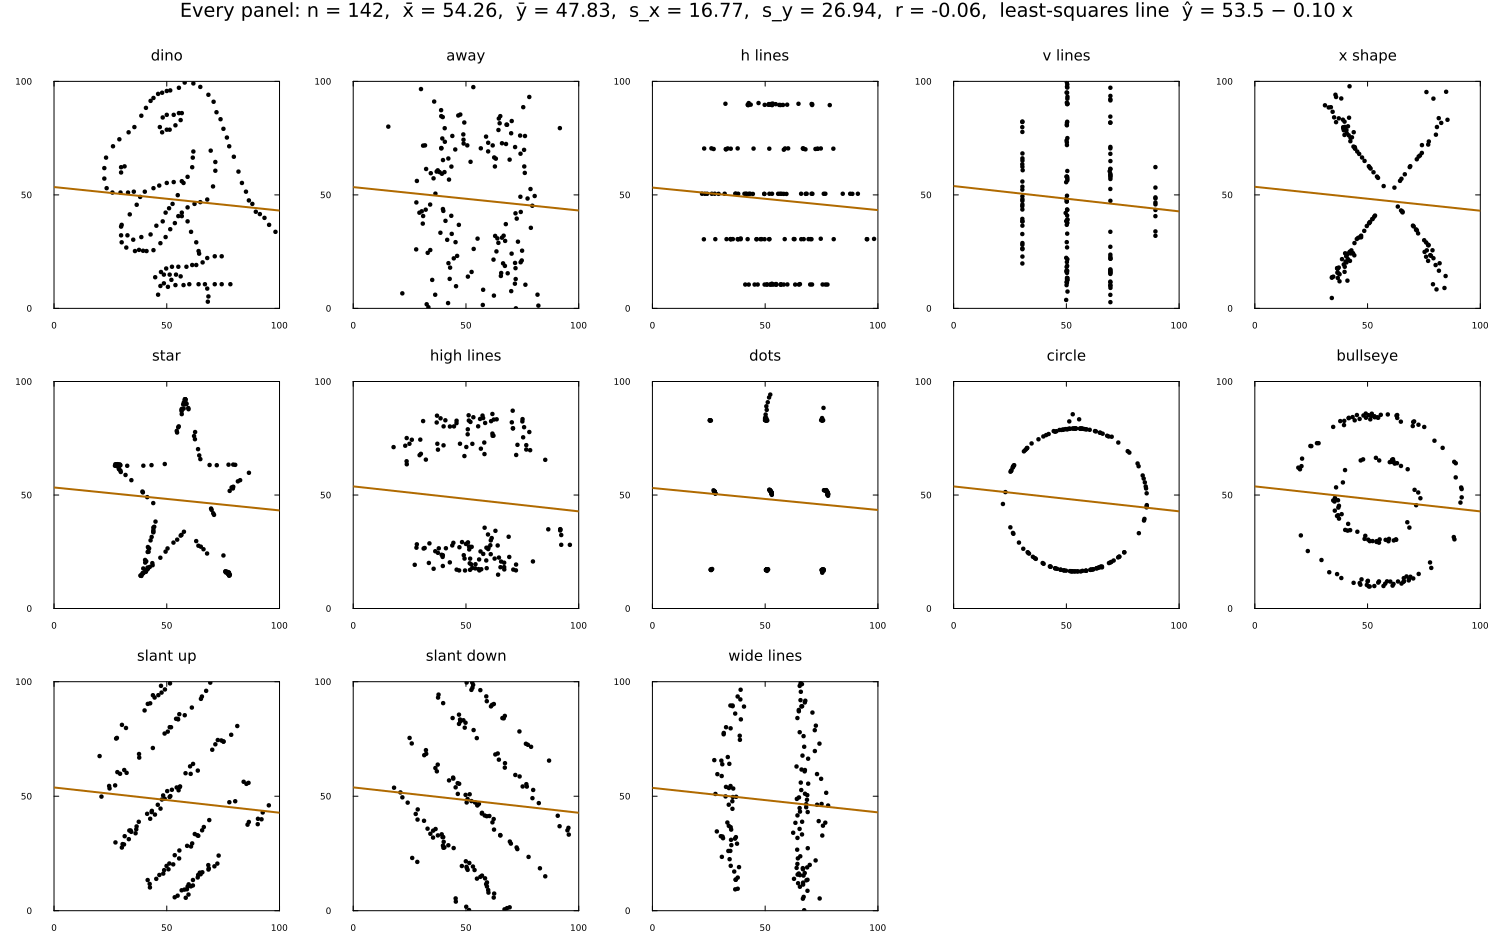

The Julia source for this figure:
# Renders datasaurus-dozen.png: the thirteen Datasaurus Dozen datasets
# (Matejka & Fitzmaurice, CHI 2017, after Alberto Cairo's Datasaurus), each
# with its least-squares line. Every panel has the same x̄, ȳ, s_x, s_y, r, and
# therefore the same fitted line, to two decimals.
#
#   julia datasaurus-dozen.jl          (needs Plots in the default environment)
#
# Data: DatasaurusDozen-Long.tsv from the R datasauRus package (MIT).

using Plots, Statistics, Printf, DelimitedFiles

dir = @__DIR__
raw = readdlm(joinpath(dir, "DatasaurusDozen-Long.tsv"), '\t'; skipstart=1)
names = String.(raw[:, 1]); xs = Float64.(raw[:, 2]); ys = Float64.(raw[:, 3])

order = ["dino", "away", "h_lines", "v_lines", "x_shape",
         "star", "high_lines", "dots", "circle", "bullseye",
         "slant_up", "slant_down", "wide_lines"]
label = Dict("dino" => "dino", "away" => "away", "h_lines" => "h lines", "v_lines" => "v lines",
             "x_shape" => "x shape", "star" => "star", "high_lines" => "high lines", "dots" => "dots",
             "circle" => "circle", "bullseye" => "bullseye", "slant_up" => "slant up",
             "slant_down" => "slant down", "wide_lines" => "wide lines")

function fitline(x, y)                     # a_1 = r s_y / s_x, a_0 = ȳ - a_1 x̄
    a1 = cor(x, y) * std(y) / std(x)
    return mean(y) - a1 * mean(x), a1
end

panels = []
for nm in order
    sel = names .== nm
    x, y = xs[sel], ys[sel]
    a0, a1 = fitline(x, y)
    p = scatter(x, y; ms=2.5, msw=0, color=:black, legend=false,
                xlims=(0, 100), ylims=(0, 100), ticks=0:50:100, tickfontsize=6,
                title=label[nm], titlefontsize=10, framestyle=:box, grid=false)
    plot!(p, [0, 100], [a0, a0 + 100a1]; color="#b06a00", lw=2)
    push!(panels, p)
    @printf("%-11s n=%d  x̄=%.2f ȳ=%.2f s_x=%.2f s_y=%.2f r=%.3f  ŷ = %.2f + %.3f x\n",
            nm, length(x), mean(x), mean(y), std(x), std(y), cor(x, y), a0, a1)
end

x, y = xs[names .== "dino"], ys[names .== "dino"]
a0, a1 = fitline(x, y)
stats = @sprintf("Every panel: n = %d,  x̄ = %.2f,  ȳ = %.2f,  s_x = %.2f,  s_y = %.2f,  r = %.2f,  least-squares line  ŷ = %.1f %s %.2f x",
                 length(x), mean(x), mean(y), std(x), std(y), cor(x, y), a0, a1 < 0 ? "−" : "+", abs(a1))
blank = plot(; framestyle=:none, legend=false)
push!(panels, blank, blank)

fig = plot(panels...; layout=(3, 5), size=(1500, 950), margin=3Plots.mm,
           plot_title=stats, plot_titlefontsize=13)
savefig(fig, joinpath(dir, "datasaurus-dozen.png"))
println("wrote datasaurus-dozen.png")
